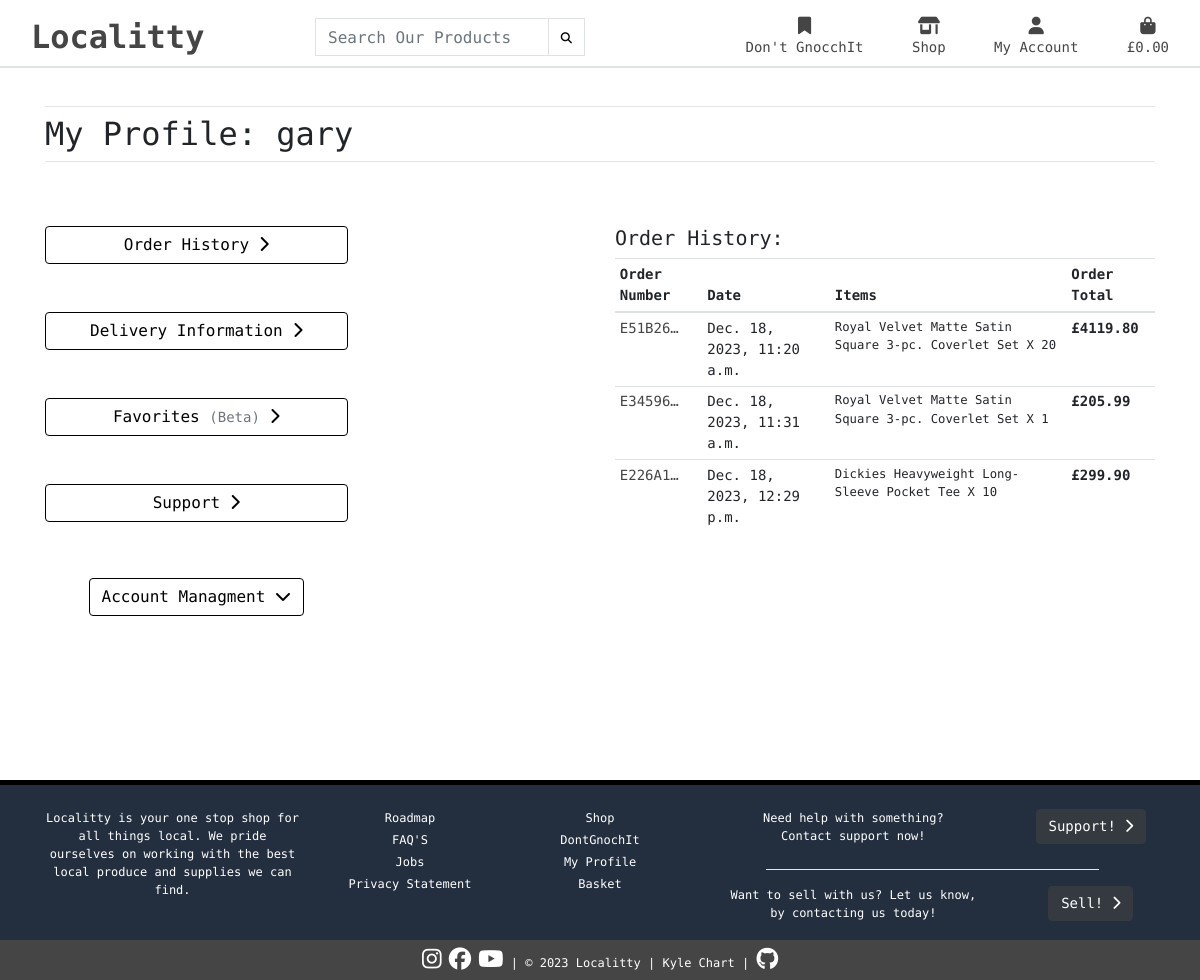
Page /profile/ (signed in) on the committed database.
### profiles/models.py (models this page shows)
class UserProfile(models.Model):
    user = models.OneToOneField(User, on_delete=models.CASCADE)
    def_phone_number = models.CharField(max_length=20, null=True, blank=True)
    def_street_address1 = models.CharField(
        max_length=80, blank=True, null=True)
    def_street_address2 = models.CharField(
        max_length=80, blank=True, null=True)
    def_town_or_city = models.CharField(max_length=50, null=True, blank=True)
    def_county = models.CharField(max_length=50, null=True, blank=True)
    def_postcode = models.CharField(max_length=20, blank=True, null=True)
    def_country = CountryField(blank_label='Country', null=True, blank=True)
    def __str__(self):
        return self.user.username

### checkout/models.py (models this page shows, shortened)
class Order(models.Model):
    order_number = models.CharField(max_length=32, null=False, editable=False)
    user_profile = models.ForeignKey(
        UserProfile, on_delete=models.SET_NULL, null=True, blank=True, related_name='orders')
    full_name = models.CharField(max_length=50, null=False, blank=False)
    email = models.EmailField(max_length=254, blank=False, null=False)
    phone_number = models.CharField(max_length=20, null=False, blank=False)
    country = CountryField(blank_label='Country *', null=False, blank=False)
    postcode = models.CharField(max_length=20, null=True, blank=True)
    town_or_city = models.CharField(max_length=40, null=False, blank=False)
    street_address1 = models.CharField(max_length=80, null=False, blank=False)
    street_address2 = models.CharField(max_length=80, null=True, blank=True)
    county = models.CharField(max_length=80, null=True, blank=True)
    date = models.DateTimeField(auto_now_add=True)
    delivery_cost = models.DecimalField(
        max_digits=6, decimal_places=2, null=False, default=0)
    order_total = models.DecimalField(
        max_digits=10, decimal_places=2, null=False, default=0)
    grand_total = models.DecimalField(
        max_digits=10, decimal_places=2, null=False, default=0)
    original_bag = models.TextField(null=False, blank=False, default='')
    stripe_pid = models.CharField(
        max_length=254, null=False, blank=False, default='')
    class Meta:
        verbose_name_plural = 'Order'

class NewItem(models.Model):
    order = models.ForeignKey(
        Order, null=False, blank=False, on_delete=models.CASCADE, related_name='newitem')
    product = models.ForeignKey(
        Product, null=False, blank=False, on_delete=models.CASCADE)
    quantity = models.IntegerField(null=False, blank=False, default=0)
    newitem_total = models.DecimalField(
        max_digits=6, decimal_places=2, null=False, blank=False, editable=False)
    class Meta:
        verbose_name_plural = 'New Item'

### products/models.py (models this page shows)
class Product(models.Model):
    category = models.ForeignKey(
        'Category', null=True, blank=True, on_delete=models.SET_NULL)
    sku = models.CharField(max_length=254, blank=True, null=True)
    name = models.CharField(max_length=180, null=True, blank=True)
    description = models.TextField()
    rating = models.DecimalField(max_digits=6, decimal_places=2)
    price = models.DecimalField(max_digits=6, decimal_places=2)
    image_url = models.URLField(max_length=1024, blank=True, null=True)
    image = models.ImageField(blank=True, null=True)
    class Meta:
        verbose_name_plural = 'Products'

### profiles/views.py (the view)
# urls.py: path('', views.renderprofile, name='profile'),
@login_required
def renderprofile(request):
    if not request.user.is_authenticated:
        messages.error(request, f'Sorry, you have to be registered to view this page. \
                       Please log in or make an account and try again.')
        return redirect('account_login')
    profile = get_object_or_404(UserProfile, user=request.user)
    if request.method == 'POST':
        orders = profile.orders.all()
    else:
        orders = profile.orders.all()
    template = 'profile.html'
    context = {
        'user': profile,
        'orders': orders,
    }
    return render(request, template, context)

### profiles/templates/profile.html (shortened to what this page needs)
{% extends "base.html" %}
{% load static %}
{% block pageheader %}
    <div class="container header-container">
    </div>
{% endblock %}
{% block content %}
<div class="container">
    <div class="row">
        <div class="col">
            <hr class="mb-2">
                <h2 class="page-title">My Profile: {{ user }}</h2>
            <hr class="mt-2">
        </div>
    </div>
</div>
<div class="container mt-4">
    <div class="row">
        <div class="col-lg-6 col-md-6 col-sm-12 sm-m-l">
            <div class="row text-center mb-5">
                <div class="col-7">
                    <a href="{% url 'order_history' %}" aria-label="Opens the users previous orders page"
                    class="btn btn-outline-black w-100">Order History
                    <i class="fas fa-chevron-right"></i></a>
                </div>
            </div>
            <div class="row text-center mb-5">
                <div class="col-7">
                    <a href="{% url 'delivery_information' %}" aria-label="Opens the users previous orders page"
                    class="btn btn-outline-black w-100">Delivery Information
                    <i class="fas fa-chevron-right"></i></a>
                </div>
            </div>
            <div class="row text-center mb-5">
                <div class="col-7">
                    <a href="#" aria-label="Opens the users previous orders page"
                    class="btn btn-outline-black w-100" aria-disabled="true">Favorites <small class="text-muted">(Beta)</small>
                    <i class="fas fa-chevron-right"></i></a>
                </div>
            </div>
            <div class="row text-center mb-5">
                <div class="col-7">
                    <a href="{% url 'support' %}" aria-label="Opens the users previous orders page"
                    class="btn btn-outline-black w-100">Support
                    <i class="fas fa-chevron-right"></i></a>
                </div>
            </div>
            <div class="row text-center mb-5">
                <div class="col-7 ">
                    <nav class="navbar navbar-expand-lg navbar-light w-100">
                        <div class="collapse navbar-collapse text-center" id="main-nav">
                            <ul class="navbar-nav w-auto mx-auto">
                                <li class="nav-item dropdown">
                                    <a class="btn btn-outline-black" href="#" id="all-products-link" data-toggle="dropdown" aria-haspopup="true" aria-expanded="false">
                                        Account Managment <i class="fas fa-chevron-down"></i>
                                    </a>
                                </li>
                            </ul>
                        </div>
                    </nav>
                </div>
            </div>
        </div>
        <div class="col-lg-6 col-md-6 col-sm-12">
            <h5>Order History:</h5>
            <div class="table-responsive order-history">
                <table class="table table-sm">
                    <thead>
                        <tr>
                            <th>Order Number</th>
                            <th>Date</th>
                            <th>Items</th>
                            <th>Order Total</th>
                        </tr>
                    </thead>
                    <tbody>
                        {% for order in orders %}
                            <tr>
                                <td>
                                    <a href="{% url 'order_confirmation' order.order_number %}" aria-label="Opens a confirmation page for the selected order" class="user-history" title="{{ orders.order_number }}">{{ order.order_number|truncatechars:7 }}</a>
                                </td>
                                <td>{{ order.date}}</td>
                                <td>
                                    <ul class="list-unstyled">
                                        {% for item in order.newitem.all %}
                                            <li class="small">
                                                {{ item.product.name }} X {{ item.quantity }}
                                            </li>
                                        {% endfor %}
                                    </ul>
                                </td>
                                <td><strong>£{{ order.grand_total }}</strong></td>
                            </tr>
                        {% endfor %}
                    </tbody>
                </table>
            </div>
        </div>
    </div>
</div>
<div class="row">
</div>
{% endblock %}

### static/css/base.css (style rules this page uses)
html { height: 100%; }
body { font-family: 'Roboto Mono', monospace, sans-serif, 'Times New Roman', Times, serif; min-height: 100vh; padding: 0; height: calc(100vh - 90px); font-size: 14px; }
a { color: #444544; text-decoration: none; }
.order-history { max-height: 400px; overflow-y: auto; }
.btn-outline-black { background: white; color: black !important; border: 1.5px solid black; }
@media (min-width: 992px) { .header-container { padding-top: 90px; } }

### rows in the picture
UserProfile: user.username "gary"
Order: order_number "E51B26…", date "Dec. 18, 2023, 11:20 a.m.", grand_total "4119.80"
NewItem: product.name "Royal Velvet Matte Satin Square 3-pc. Coverlet Set", quantity "20"
Order: order_number "E34596…", date "Dec. 18, 2023, 11:31 a.m.", grand_total "205.99"
NewItem: product.name "Royal Velvet Matte Satin Square 3-pc. Coverlet Set", quantity "1"
Order: order_number "E226A1…", date "Dec. 18, 2023, 12:29 p.m.", grand_total "299.90"
NewItem: product.name "Dickies Heavyweight Long-Sleeve Pocket Tee", quantity "10"
